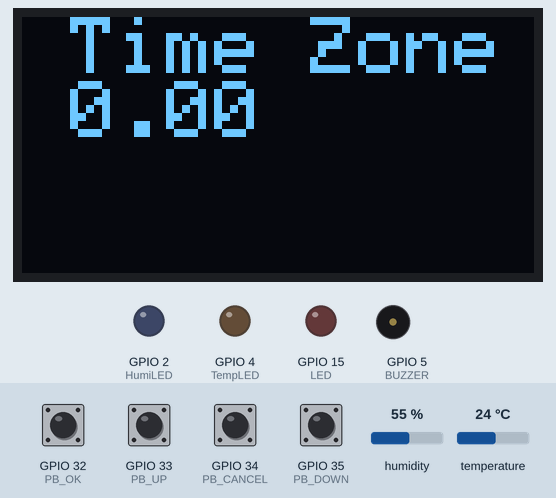
A sketch run on a simulated ESP32. Parts: 128×64 one-colour display, output pins drawn as LEDs (lit = HIGH), buzzer (waves = sounding). The inputs (shaded band) are chosen by the test bench; at power-on: GPIO 32 (PB_OK), GPIO 33 (PB_UP), GPIO 34 (PB_CANCEL), GPIO 35 (PB_DOWN) HIGH, humidity 55 %, temperature 24 °C. WiFi joins after 1.5 s; servers stay silent unless stated; the display library's start-up logo is not drawn; the local clock reads 2024-03-15 10:24:30 at power-on unless the sketch sets it; what the sketch prints to the serial monitor is not drawn.

Above: at 3.4 s.
3.5 s: GPIO 32 (PB_OK) pulled LOW for 0.15 s
At 4.7 s:
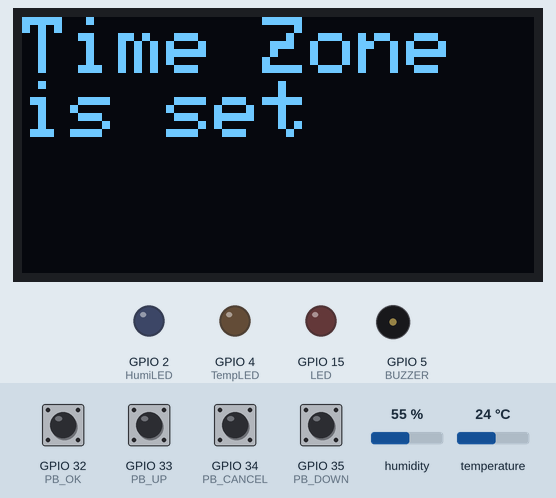
6.6 s: humidity set to 88 %
At 6.89 s:
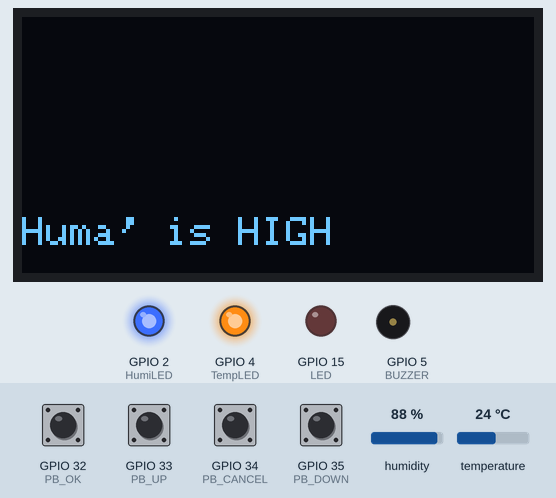
9.3 s: GPIO 32 (PB_OK) pulled LOW for 1 s
At 11.7 s:
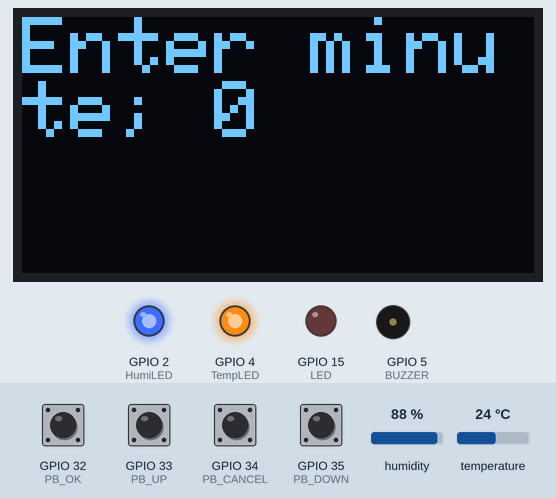
12.0 s: GPIO 34 (PB_CANCEL) driven LOW
At 13.3 s:
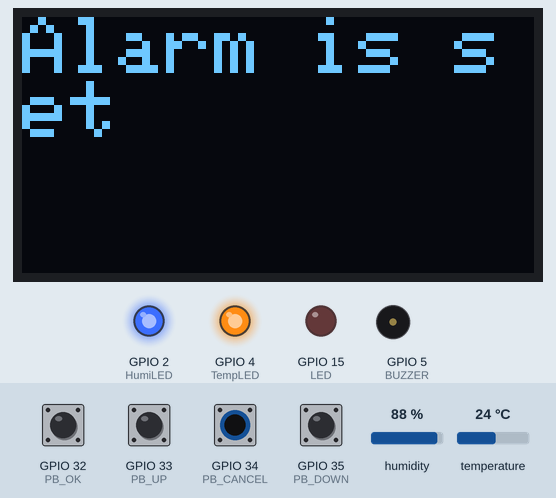
15.0 s: temperature set to 33 °C
At 15.64 s:
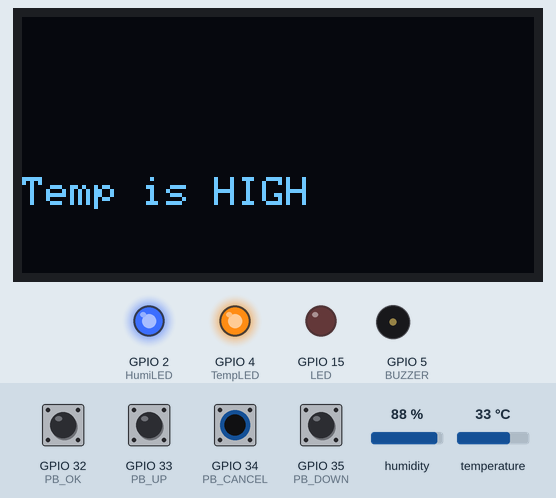
18.0 s: temperature set to 31.3 °C
At 18.79 s:
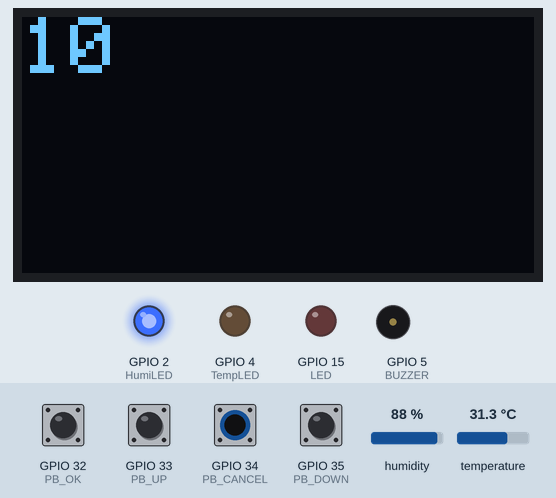
Timing chart, 0 to 21.0 s (numbered marks = the images above; inputs shaded):
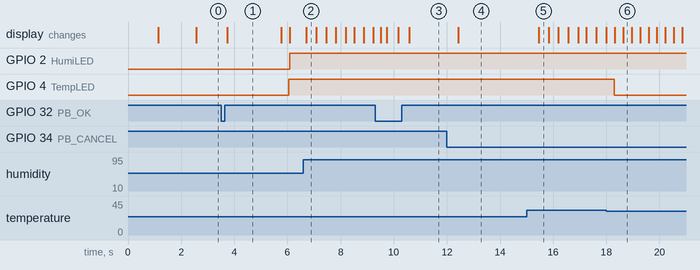

Measured:
- the behaviour switches between 32.1 and 32 °C on temperature (found by bisection; images 5 and 6)
- after the input at 3.5 s, GPIO 2 (HumiLED), GPIO 4 (TempLED): LOW → HIGH after 2.6 s; the display: changes after 0.24 s (image 1)
- after the input at 6.6 s, the display: changes after 0.11 s (image 2)
- after the input at 12.0 s, the display: changes after 0.43 s (image 4)
- after the input at 15.0 s, the display: changes after 0.46 s (image 5)
- after the input at 18.0 s, GPIO 4 (TempLED): HIGH → LOW after 0.29 s; the display: first differs from a run without the input after 0.32 s (image 6 shows a later state)
- what the display in image 1 shows lasts 2.1 s, from 3.7 s to 5.8 s

The sketch:

sketch.ino
```cpp
#include <Wire.h>
#include <Adafruit_GFX.h>
#include <Adafruit_SSD1306.h>
#include <DHTesp.h>
#include <WiFi.h>
#include <time.h>

#define SCREEN_WIDTH 128
#define SCREEN_HEIGHT 64
#define OLED_RESET -1
#define SCREEN_ADDRESS 0x3C

#define BUZZER 5
#define LED 15
#define HumiLED 2
#define TempLED 4
#define PB_CANCEL 34
#define PB_OK 32
#define PB_UP 33
#define PB_DOWN 35
#define DHTPIN 12

#define NTP_SERVER     "pool.ntp.org"
#define UTC_OFFSET_DST 0

Adafruit_SSD1306 display(SCREEN_WIDTH, SCREEN_HEIGHT, &Wire, OLED_RESET);
DHTesp dhtsensor;

// The following variables are used to store the current date and time.
int days = 0;
int hours = 0;
int minutes = 0;
int seconds = 0;
int months = 0;
int years = 0;

// The following variables are used to store time values for comparisons.
unsigned long timeNow = 0;
unsigned long timeLast = 0;

bool alarm_enabled = true;
int n_alarms = 3;
int alarm_hours[] = {0, 1,0};
int alarm_minutes[] = {1, 10,0};
bool alarm_triggered[] = {false, false,false};

// The following variables are used to store information about notes for music output.
int n_notes = 3;
int C = 262;
int D = 294;
int E = 330;
int notes[] = {C, D, E};

// Store information about program modes and user interface.
int current_mode = 0;
int max_modes = 5;
String modes[] = {"1- Set Alarm 1", "2- Set Alarm 2","3- Set Alarm 3", "4- Disable Alarm","5- Set Time Zone"};

void setup() {
  // Initialize PinModes
  pinMode(BUZZER, OUTPUT);
  pinMode(LED, OUTPUT);
  pinMode(PB_CANCEL, INPUT);
  pinMode(PB_OK, INPUT);
  pinMode(PB_UP, INPUT);
  pinMode(PB_DOWN, INPUT);
  pinMode(HumiLED, OUTPUT);
  pinMode(TempLED, OUTPUT);

  dhtsensor.setup(DHTPIN,DHTesp::DHT22);

  Serial.begin(115200);
  if (!display.begin(SSD1306_SWITCHCAPVCC, SCREEN_ADDRESS)) {
    Serial.println("ssd1306 allocation failed");
    for (;;);
  }

  display.display();
  delay(800);

  // Connect to the wifi
  WiFi.begin("Wokwi-GUEST", "", 6);
  while (WiFi.status() != WL_CONNECTED) {
    delay(250);
    display.clearDisplay();
    print_line("Connecting to WIFI",0,0,2);

  }
  display.clearDisplay();
  print_line("Connecting to WIFI",0,0,2);

  // Config time zone
  int UTC_OFFSET = set_time_zone();
  configTime(UTC_OFFSET, UTC_OFFSET_DST, NTP_SERVER);

  display.clearDisplay();

  // Print welcome message
  print_line("Welcome", 0, 0, 3);
  display.clearDisplay();

}

void loop() {
  // put your main code here, to run repeatedly:
  update_time_with_check_alarm();

  if (digitalRead((PB_OK)) == LOW) {
    delay(200);
    goto_menu();
  }
  check_temp();
}

int set_time_zone(){
  float timeZone = 0;

  // loop until user confirms or cancels the time zone setting
  while (true) {
    display.clearDisplay();
    print_line(" Time Zone " + String(timeZone), 0, 0, 2);

    if (digitalRead(PB_UP) == LOW) {
      delay(200);
      tone(BUZZER, 262, 10);
      noTone(BUZZER);
      timeZone += 0.5;
    }
    else if (digitalRead(PB_DOWN) == LOW) {
      delay(200);
      tone(BUZZER, 262, 10);
      noTone(BUZZER);
      timeZone -= 0.5;
    }
    else if (digitalRead(PB_OK) == LOW) {
      delay(200);
      tone(BUZZER, 262, 10);
      noTone(BUZZER);
      break;
    }
    else if (digitalRead(PB_CANCEL) == LOW) {
      delay(200);
      tone(BUZZER, 262, 10);
      noTone(BUZZER);
      timeZone = 0;
      break;
    }
  }
  display.clearDisplay();
  print_line("Time Zone is set", 0, 0, 2);
  delay(2000);
  // Convert time zone into Seconds
  return timeZone*3600;

}

void print_line(String text, int column, int row, int text_size) {
  display.setTextSize(text_size);
  display.setTextColor(SSD1306_WHITE);
  display.setCursor(column, row);
  display.println(text);
  display.display();
}

void print_time_now(void) {
  display.clearDisplay();

  // Print Hours Minutes and Seconds
  print_line(String(hours), 0, 0, 2);
  print_line(":", 20, 0, 2);
  print_line(String(minutes), 30, 0, 2);
  print_line(":", 50, 0, 2);
  print_line(String(seconds), 60, 0, 2);

  // Print Days Months Years
  print_line(String(days), 0, 25, 1);
  print_line("/", 10, 25, 1);
  print_line(String(months), 20, 25, 1);
  print_line("/", 30, 25, 1);
  print_line(String(years),40, 25, 1);

}

// Assign date time values to variables
void update_time() {

  struct tm timeinfo;
  getLocalTime(&timeinfo);

  char timeHour[3];
  strftime(timeHour, 3, "%H", &timeinfo);
  hours = atoi(timeHour);

  char timeMinute[3];
  strftime(timeMinute, 3, "%M", &timeinfo);
  minutes = atoi(timeMinute);

  char timeSeconds[3];
  strftime(timeSeconds, 3, "%S", &timeinfo);
  seconds = atoi(timeSeconds);

  char timeDay[3];
  strftime(timeDay, 3, "%d", &timeinfo);
  days = atoi(timeDay);

  char timeMonth[3];
  strftime(timeMonth, 3, "%m", &timeinfo);
  months = atoi(timeMonth);

  char timeYear[5];
  strftime(timeYear, 5, "%Y", &timeinfo);
  years = atoi(timeYear);

}

// Ring alarm and lightup LED
void ring_alarm() {
  display.clearDisplay();
  print_line("Medicine Time...", 0, 0, 2);

  digitalWrite(LED, HIGH);

  bool break_happend = false;

  //Ring the Buzzer

  while (break_happend == false && digitalRead(PB_CANCEL) == HIGH) {
    for (int i = 0; i < n_notes; i++) {
      if (digitalRead(PB_CANCEL) == LOW) {
        delay(200);
        break_happend = true;
        break;
      }

      tone(BUZZER, notes[i]);
      delay(500);
      noTone(BUZZER);
      delay(20);
    }
  }

  digitalWrite(LED, LOW);
  display.clearDisplay();
}


void update_time_with_check_alarm(void) {
  update_time();
  print_time_now();

  if (alarm_enabled == true) {
    for (int i = 0; i < n_alarms; i++) {
      if (alarm_triggered[i] == false  && alarm_hours[i] == hours && alarm_minutes[i] == minutes) {
        ring_alarm();
        alarm_triggered[i] = true;
      }
    }
  }
}

// Configure buttons
int wait_for_button_press() {
  while (true) {
    if (digitalRead(PB_UP) == LOW) {
      delay(200);
      tone(BUZZER, 262, 10);
      noTone(BUZZER);
      return PB_UP;
    }
    else if (digitalRead(PB_DOWN) == LOW) {
      delay(200);
      tone(BUZZER, 262, 10);
      noTone(BUZZER);
      return PB_DOWN;
    }
    else if (digitalRead(PB_OK) == LOW) {
      delay(200);
      tone(BUZZER, 262, 10);
      noTone(BUZZER);
      return PB_OK;
    }
    else if (digitalRead(PB_CANCEL) == LOW) {
      delay(200);
      tone(BUZZER, 262, 10);
      noTone(BUZZER);
      return PB_CANCEL;
    }
    update_time();
  }
}

// Main menu
void goto_menu() {
  while (digitalRead(PB_CANCEL) == HIGH) {
    display.clearDisplay();
    print_line(modes[current_mode], 0, 0, 2);

    int pressed = wait_for_button_press();

    if (pressed == PB_UP) {
      delay(200);
      current_mode += 1;
      current_mode %= max_modes;
    }
    else if (pressed == PB_DOWN) {
      delay(200);
      current_mode -= 1;
      if (current_mode < 0) {
        current_mode = max_modes - 1;
      }
    }

    else if (pressed == PB_OK) {
      delay(200);
      Serial.println(current_mode);
      run_mode(current_mode);
    }

    else if (pressed == PB_CANCEL) {
      delay(200);
      break;
    }
  }
}

// This function sets the alarm for the specified alarm.
void set_alarm(int alarm) {
  int temp_hour = alarm_hours[alarm];
  // Loop until the user sets the alarm hour
  while (true) {
    display.clearDisplay();
    print_line("Enter hour; " + String(temp_hour), 0, 0, 2);

    // Wait for a button press
    int pressed = wait_for_button_press();

    if (pressed == PB_UP) {
      delay(200);
      temp_hour += 1;
      temp_hour %= 24;
    }
    else if (pressed == PB_DOWN) {
      delay(200);
      temp_hour -= 1;
      if (temp_hour < 0) {
        temp_hour = 23;
      }
    }

    else if (pressed == PB_OK) {
      delay(200);
      alarm_hours[alarm] = temp_hour;
      break;
    }

    else if (pressed == PB_CANCEL) {
      delay(200);
      break;
    }
  }

  // The function then repeats the process for the minutes.
  int temp_minute = alarm_minutes[alarm];
  while (true) {
    display.clearDisplay();
    print_line("Enter minute; " + String(temp_minute), 0, 0, 2);

    int pressed = wait_for_button_press();

    if (pressed == PB_UP) {
      delay(200);
      temp_minute += 1;
      temp_minute %= 60;
    }
    else if (pressed == PB_DOWN) {
      delay(200);
      temp_minute -= 1;
      if (temp_minute < 0) {
        temp_minute = 59;
      }
    }

    else if (pressed == PB_OK) {
      delay(200);
      alarm_minutes[alarm] = temp_minute;
      break;
    }

    else if (pressed == PB_CANCEL) {
      delay(200);
      break;
    }
  }
  // Once the hour and minutes have been set, the function clears the display and prints the message "Alarm is set". The function then waits for 3 seconds before exiting.
  display.clearDisplay();
  print_line("Alarm is set", 0, 0, 2);
  delay(3000);
}

void run_mode(int mode) {

  //Set alarms
  if (mode == 0 || mode == 1 || mode == 2) {
    set_alarm(mode - 1);
  }
  // Disable all alarms
  else if (mode == 3) {
    alarm_enabled = false;
    display.clearDisplay();
    print_line("Alarm is disabled", 0, 0, 2);
    delay(3000);
  }
  // set time zone
  else if (mode == 4){
    int UTC_OFFSET = set_time_zone();
    configTime(UTC_OFFSET, UTC_OFFSET_DST, NTP_SERVER);
  }
}

void check_temp(){
  TempAndHumidity data = dhtsensor.getTempAndHumidity();

  // High temp value
  if (data.temperature > 32){
    display.clearDisplay();
    print_line("Temp is HIGH",0,40,1);
    digitalWrite(TempLED, HIGH);
  }
  // Low temp value
  else if (data.temperature < 26){
    display.clearDisplay();
    print_line("Temp is LOW",0,40,1);
    digitalWrite(TempLED, HIGH);
  }
  else{
    digitalWrite(TempLED, LOW);
  }

  // High huma value
  if (data.humidity > 80){
    display.clearDisplay();
    print_line("Huma' is HIGH",0,50,1);
    digitalWrite(HumiLED, HIGH);
  }
  // Low temp value
  else if (data.humidity < 60){
    display.clearDisplay();
    print_line("Huma' is LOW",0,50,1);
    digitalWrite(HumiLED, HIGH);
  }
  else{
    digitalWrite(HumiLED, LOW);
  }
}
```
